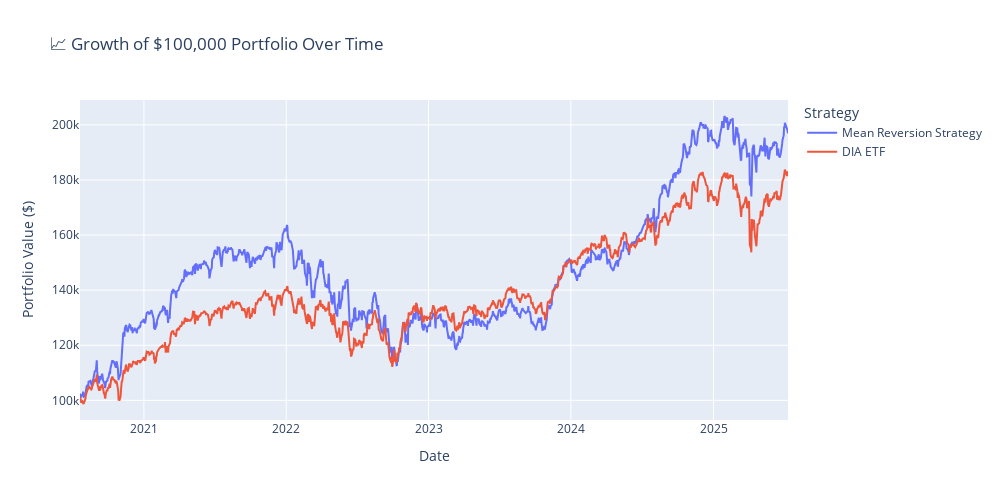

The cell this chart's notebook holds for it:
### Code cell
import pandas as pd
import plotly.graph_objects as go

# Step 1: Ensure 'Date' is datetime and set index for results
if 'Date' in results.columns:
    results['Date'] = pd.to_datetime(results['Date'])
    results.set_index('Date', inplace=True)

# Step 2: Compute cumulative returns and portfolio value for mean reversion strategy
results['Daily Return'] = results['Capital'].pct_change().fillna(0)
results['Cumulative Return'] = (1 + results['Daily Return']).cumprod()
results['Portfolio Value'] = results['Cumulative Return'] * 100000

# Step 3: Prepare DIA data (it's already daily returns)
# Rename for clarity
dia_data = dia_data.rename(columns={'DIA': 'Daily Return'})
dia_data['Cumulative Return'] = (1 + dia_data['Daily Return']).cumprod()
dia_data['Portfolio Value'] = dia_data['Cumulative Return'] * 100000

# Step 4: Align on common dates
common_dates = results.index.intersection(dia_data.index)
results_aligned = results.loc[common_dates]
dia_aligned = dia_data.loc[common_dates]

# Step 5: Plot
fig = go.Figure()

fig.add_trace(go.Scatter(
    x=results_aligned.index,
    y=results_aligned['Portfolio Value'],
    mode='lines',
    name='Mean Reversion Strategy'
))

fig.add_trace(go.Scatter(
    x=dia_aligned.index,
    y=dia_aligned['Portfolio Value'],
    mode='lines',
    name='DIA ETF'
))

fig.update_layout(
    title='📈 Growth of $100,000 Portfolio Over Time',
    xaxis_title='Date',
    yaxis_title='Portfolio Value ($)',
    legend_title='Strategy',
    width=1000,
    height=500
)

fig.show()

### Figure 1 — Plotly figure (JSON) as saved in the notebook; plotly's stock layout.template omitted (floating-point values rounded to 4 significant figures; data arrays with more than 128 entries replaced by an {"elided": "..."} marker saying what was removed)
{"data": [{"mode": "lines", "name": "Mean Reversion Strategy", "type": "scatter", "x": {"elided": "1250 str values"}, "y": {"elided": "1250 float values"}}, {"mode": "lines", "name": "DIA ETF", "type": "scatter", "x": {"elided": "1250 str values"}, "y": {"elided": "1250 float values"}}], "layout": {"height": 500, "legend": {"title": {"text": "Strategy"}}, "title": {"text": "📈 Growth of $100,000 Portfolio Over Time"}, "width": 1000, "xaxis": {"title": {"text": "Date"}}, "yaxis": {"title": {"text": "Portfolio Value ($)"}}}}
